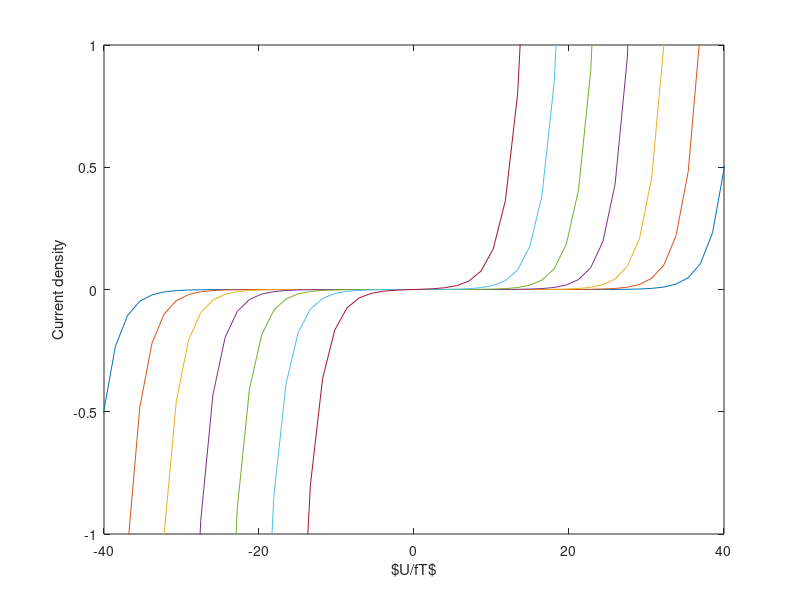
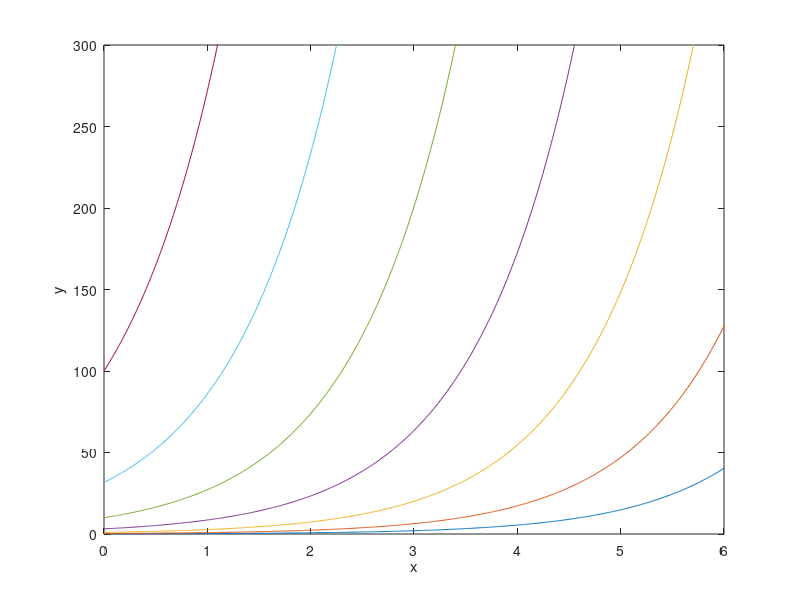

The MATLAB script that drew these images, in order: (Note: this script raises an error after producing the figures.)
close all;
clear;
clc;

%% Global parameters
N_A = 6.02214076e23; % 1/mol, Avogadro constant
k_B = 1.380649e-23; % J/K, Boltzmann constant
Q_e = 1.602176634e-19; % C, Elemental charge

F = Q_e*N_A; % C/mol, Faraday constant
R = k_B*N_A; % J/K/mol, Universal gas constant
n_e = 2; % Number of electrons transferred in one reaction

f = R/(n_e*F);

Umax = 1;
fT = f*(273.15+25);

UactperfT = linspace(-Umax/fT,Umax/fT,100);
alpha = (0.1:0.1:0.9)';
jperj0 = exp(alpha.*UactperfT)-exp((alpha-1).*UactperfT);

j0(1,1,:) = logspace(-9,-3,7);

j = jperj0.*j0;

figure
plot(UactperfT,permute(j(5,:,:),[3 2 1]))
xlim([-40 40])
ylim([-1 1])
ylabel('Current density')
xlabel('$U/fT$')

%%

x = 0:0.01:10;
a = logspace(-1,2,7)';
y = a.*exp(x);

figure
plot(x,y)
xlim([0 6])
ylim([0 300])
ylabel('y')
xlabel('x')

y2 = linspace(min(y,[],'all'),300,100);
x2 = log(y2./a);

figure
plot(y2,x2)
ylim([0 6])
xlim([0 300])
ylabel('x')
xlabel('y')